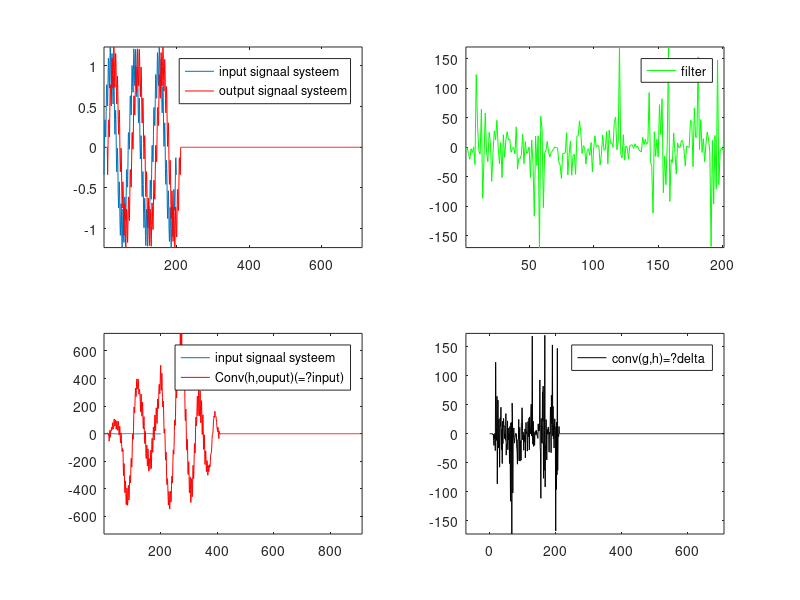

Source code (MATLAB):
%% Oefenen met het maken van een filter door gebruik te maken van RLS: Recursive Least Squares method
close all;

fs=200;

%% generate inputsequence
t0=0.005125345;

t=(0:1/fs:1)';                                  % time vector

s=sin(2*pi*(t-t0)*3)+.25*sin(2*pi*(t-t0)*40);   % input signal

%% convolve input with a filter
%g=sinc(fs*(t-t0));                               % filter
%g=ones(1,10)/10;
g=[zeros(10,1); 1; zeros(500,1)];
%g=[1; zeros(100,1)];

x=conv(s,g);                                    % output signal

%% initializing the RLS algoritm
iteraties=200;
delta=0.000001;
lambda=0.2;          % lambda in (13.6) as forgetting factor: (1-lambda)^-1

% X h = s  <->  Phi w = z

% u is the tap-input vector at time i, defined by (13.3) 
% u is the reference signal (13.40)
u=s;

P=(1/delta)*eye(length(u));

% w is the tap-input vector at time n, defined by (13.4)
w=zeros(length(u),1);

% d is the desired response (13.26)
% d is the primary signal (13.40)
d=x;

for i=1:iteraties
    k=((1/lambda)*P*u)/(1+(1/lambda)*ctranspose(u)*P*u);
    ksi=d(i)-ctranspose(w)*u;
    w=w+k*conj(ksi);
    P=(1/lambda)*P - ((1/lambda)*(k*ctranspose(u))*P);
end

% from the single weight adaptive noise canceler figure 13.3
% for n=1:length(u)
%     k(n)=u(n)/(lambda*P(n-1)+norm(u(n))^2);
%     ksi(n)=d(n)-conj(w(n-1))*u(n);
%     w(n)=w(n-1)+k(n)*conj(ksi(n));
%     P(n)=lambda*P(n-1)+norm(u(n))^2;
% end

% check whether you made it
h=w;
s_reproduce= conv(h,x);
check=conv(g,h);

%plot!
figure;
subplot(2,2,1)
plot(s);hold on; plot(x,'r');
legend('input signaal systeem','output signaal systeem')
axis([1 length(x) -max(max(s),max(x)) max(max(s),max(x))])
subplot(2,2,2)
plot(h,'g');
axis([1 length(h) -max(h)-0.1 max(h)+0.1])
legend('filter')
subplot(2,2,3);
plot(s);hold on; plot(s_reproduce,'r');
axis([1 length(s_reproduce) -max(max(s),max(s_reproduce)) max(max(s),max(s_reproduce))])
hold off; legend('input signaal systeem','Conv(h,ouput)(=?input)')
subplot(2,2,4);
plot(check,'k');legend('conv(g,h)=?delta');axis([-0.1*length(check) length(check) -max(abs(check)) max(abs(check))])